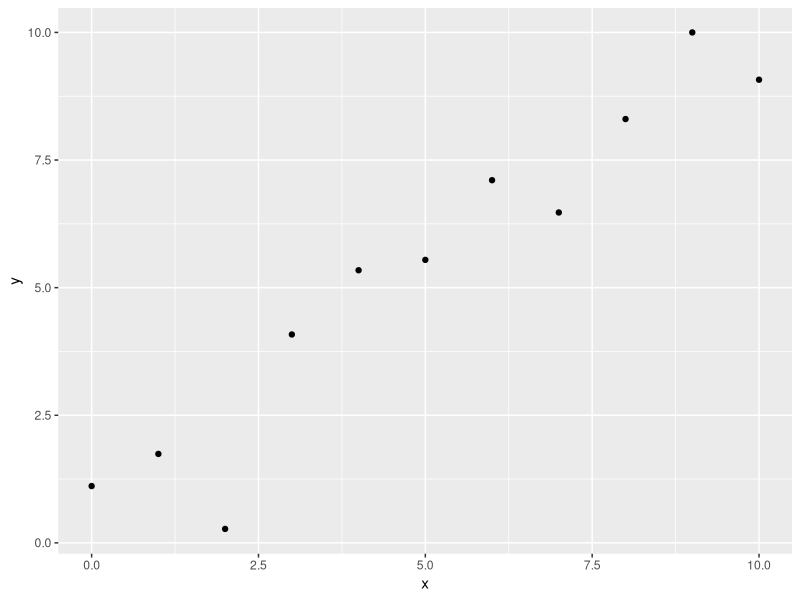

Reproduce this figure in R. (Note: this script raises an error after producing the figure.)
## ---- chunk 1
library(knitr)
opts_chunk$set(
  fig.pos = "!h", out.extra = "", warning = F, message = F,
  fig.width = 5, fig.align = "center"
)
libs <- c("DailyHRB", "ggplot2")
suppressMessages(
  suppressWarnings(sapply(libs, require, character.only = TRUE))
)
rm(libs)
## ---- chunk 2
p <- ggplot(data.frame(x = 0:10, y = 0:10 + rnorm(11)),
       aes(x = x, y = y)) +
  geom_point()
p 
p + my_theme()
## ---- chunk 3
# Example
ipak(c("ggplot2", "Biobase"))
## ---- chunk 4
data <- matrix(rnbinom(1000 * 100, size = 1000, prob = .999), ncol = 100)
checkType(data)
## ---- chunk 5
metaData <- data.frame(SRA = "SRA17CJQ1",
                       ID1 = sample(letters, 12, replace = F),
                       group = c(rep("group1", 4), rep("group2", 4), rep("group3", 4)))
metaData$ID2 <- toupper(metaData$ID1)
metaData
clean(metaData)
clean(metaData, unique = F, keep = "ID1")
## ---- chunk 6
plotSmiley()
